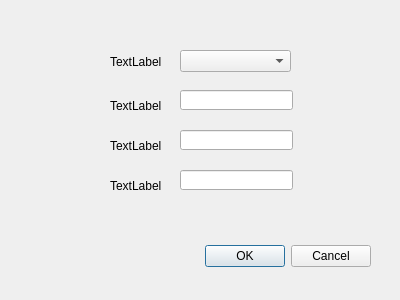
<?xml version="1.0" encoding="UTF-8"?>
<ui version="4.0">
 <class>Dialog</class>
 <widget class="QDialog" name="Dialog">
  <property name="enabled">
   <bool>true</bool>
  </property>
  <property name="geometry">
   <rect>
    <x>0</x>
    <y>0</y>
    <width>400</width>
    <height>300</height>
   </rect>
  </property>
  <property name="windowTitle">
   <string>参数</string>
  </property>
  <widget class="QDialogButtonBox" name="buttonBox">
   <property name="geometry">
    <rect>
     <x>200</x>
     <y>240</y>
     <width>171</width>
     <height>32</height>
    </rect>
   </property>
   <property name="orientation">
    <enum>Qt::Horizontal</enum>
   </property>
   <property name="standardButtons">
    <set>QDialogButtonBox::Cancel|QDialogButtonBox::Ok</set>
   </property>
  </widget>
  <widget class="QComboBox" name="comboBox">
   <property name="geometry">
    <rect>
     <x>180</x>
     <y>50</y>
     <width>111</width>
     <height>22</height>
    </rect>
   </property>
  </widget>
  <widget class="QLineEdit" name="lineEdit_1">
   <property name="geometry">
    <rect>
     <x>180</x>
     <y>90</y>
     <width>113</width>
     <height>20</height>
    </rect>
   </property>
  </widget>
  <widget class="QLabel" name="label_1">
   <property name="geometry">
    <rect>
     <x>110</x>
     <y>52</y>
     <width>54</width>
     <height>20</height>
    </rect>
   </property>
   <property name="text">
    <string>TextLabel</string>
   </property>
  </widget>
  <widget class="QLabel" name="label_2">
   <property name="geometry">
    <rect>
     <x>110</x>
     <y>100</y>
     <width>54</width>
     <height>12</height>
    </rect>
   </property>
   <property name="text">
    <string>TextLabel</string>
   </property>
  </widget>
  <widget class="QLabel" name="label_3">
   <property name="geometry">
    <rect>
     <x>110</x>
     <y>140</y>
     <width>54</width>
     <height>12</height>
    </rect>
   </property>
   <property name="text">
    <string>TextLabel</string>
   </property>
  </widget>
  <widget class="QLineEdit" name="lineEdit_2">
   <property name="geometry">
    <rect>
     <x>180</x>
     <y>130</y>
     <width>113</width>
     <height>20</height>
    </rect>
   </property>
  </widget>
  <widget class="QLineEdit" name="lineEdit_3">
   <property name="geometry">
    <rect>
     <x>180</x>
     <y>170</y>
     <width>113</width>
     <height>20</height>
    </rect>
   </property>
  </widget>
  <widget class="QLabel" name="label_4">
   <property name="geometry">
    <rect>
     <x>110</x>
     <y>180</y>
     <width>54</width>
     <height>12</height>
    </rect>
   </property>
   <property name="text">
    <string>TextLabel</string>
   </property>
  </widget>
 </widget>
 <resources/>
 <connections>
  <connection>
   <sender>buttonBox</sender>
   <signal>accepted()</signal>
   <receiver>Dialog</receiver>
   <slot>accept()</slot>
   <hints>
    <hint type="sourcelabel">
     <x>248</x>
     <y>254</y>
    </hint>
    <hint type="destinationlabel">
     <x>157</x>
     <y>274</y>
    </hint>
   </hints>
  </connection>
  <connection>
   <sender>buttonBox</sender>
   <signal>rejected()</signal>
   <receiver>Dialog</receiver>
   <slot>reject()</slot>
   <hints>
    <hint type="sourcelabel">
     <x>316</x>
     <y>260</y>
    </hint>
    <hint type="destinationlabel">
     <x>286</x>
     <y>274</y>
    </hint>
   </hints>
  </connection>
 </connections>
</ui>
